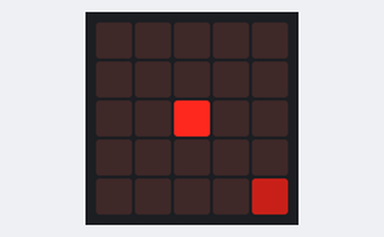
This program was run on a simulated BBC micro:bit (MakeCode). Parts: the board's 5×5 LED display.

Above: at 1.6 s.
At 11.25 s:
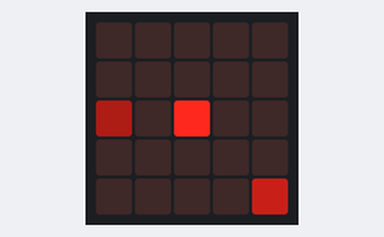
At 21.06 s:
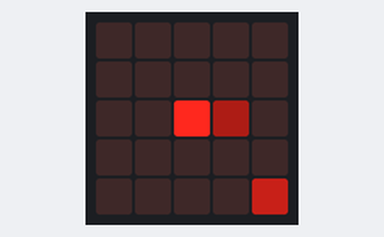
At 30.07 s:
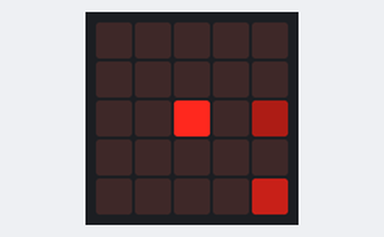
At 39.88 s:
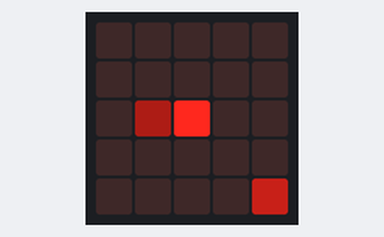

Measured:
- what the display in image 0 shows lasts 0.6 s, from 1.5 s to 2.1 s

The program:

main.ts
```typescript
input.onGesture(Gesture.LogoDown, function () {

})
let pac_man = game.createSprite(2, 2)
let janaria = game.createSprite(4, 4)
let mamua = game.createSprite(2, 2)
mamua.set(LedSpriteProperty.Blink, 100)
mamua.set(LedSpriteProperty.Brightness, 50)
janaria.set(LedSpriteProperty.Brightness, 100)
basic.forever(function () {
    mamua.move(1)
    basic.pause(500)
    mamua.ifOnEdgeBounce()
})
```

test.ts
```typescript
// aquí va el archivo "tests"; esto no se compilará cuando este paquete se utilice como una extensión.
```
